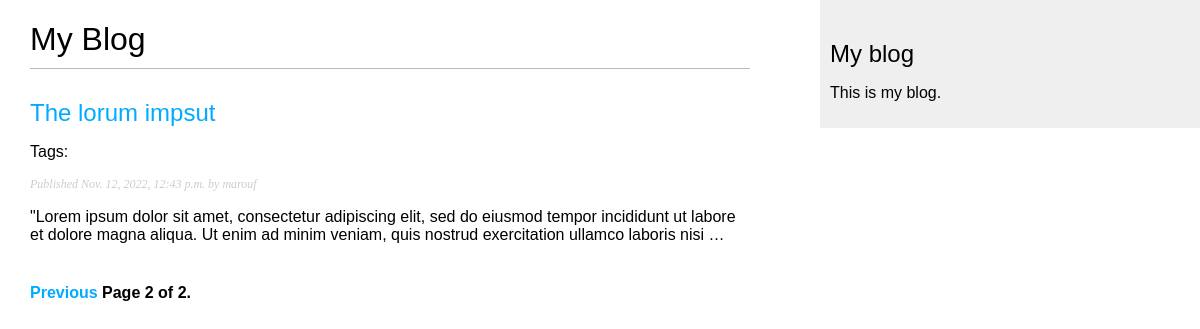
Screenshot of /blog/?page=2 with the database file from the repository.
### blog/models.py (models this page shows, shortened)
class Post(models.Model):
    class Status(models.TextChoices):
        DRAFT = 'DF', 'Draft'
        PUBLISHED = 'PB', 'Published'
    title = models.CharField(max_length=250)
    slug = models.SlugField(max_length=250, unique_for_date='publish')
    author = models.ForeignKey(User,
                    on_delete=models.CASCADE,
                    related_name='blog_posts')
    body = models.TextField()
    objects = models.Manager() # The default manager.
    tags = TaggableManager()
    published = PublishedManager() # Our custom manager.
    publish = models.DateTimeField(default=timezone.now)
    created = models.DateTimeField(auto_now_add=True)
    updated = models.DateTimeField(auto_now=True)
    status = models.CharField(max_length=2,
          choices=Status.choices,
          default=Status.DRAFT)
    class Meta:
        ordering=['-publish']
        indexes = [
            models.Index(fields=['-publish'])
        ]
    def get_absolute_url(self):
        return reverse('blog:post_detail',args=[self.publish.year,
        self.publish.month, self.publish.day, self.slug])

### blog/views.py (the view)
# urls.py: path('', views.PostListView.as_view(), name='post_list'),
class PostListView(ListView):
    queryset = Post.published.all()
    context_object_name = 'posts'
    paginate_by = 3
    template_name = 'blog/post/list.html'

### blog/templates/blog/post/list.html (shortened to what this page needs)
{% extends "blog/base.html" %}
{% block content %}
  <h1>My Blog</h1>
  {% for post in posts %}
    <h2>
      <a href="{{ post.get_absolute_url }}">
        {{ post.title }}
      </a>
    </h2>
     <p class="tags">Tags: {{ post.tags.all|join:", " }}</p>
    <p class="date">
      Published {{ post.publish }} by {{ post.author }}
    </p>
    {{ post.body|truncatewords:30|linebreaks }}
  {% endfor %}
  {% include "pagination.html" with page=page_obj %}
{% endblock %}

### blog/static/css/blog.css (style rules this page uses)
body { margin:0; padding:0; font-family:helvetica, sans-serif; }
a { color:#00abff; text-decoration:none; }
h1 { font-weight:normal; border-bottom:1px solid #bbb; padding:0 0 10px 0; }
h2 { font-weight:normal; margin:30px 0 0; }
p.date { color:#ccc; font-family: georgia, serif; font-size: 12px; font-style: italic; }

### rows the page displays
Post: title "The lorum impsut", publish "Nov. 12, 2022, 12:43 p.m.", author "marouf", body "\"Lorem ipsum dolor sit amet, consectetur adipiscing elit, sed do eiusmod tempor incididunt ut labore et dolore magna aliqua. Ut enim ad minim veniam, quis nostrud exercitation ullamco laboris nisi …"

### other values shown
{{ page.number }} "2"
{{ page.paginator.num_pages }} "2"
